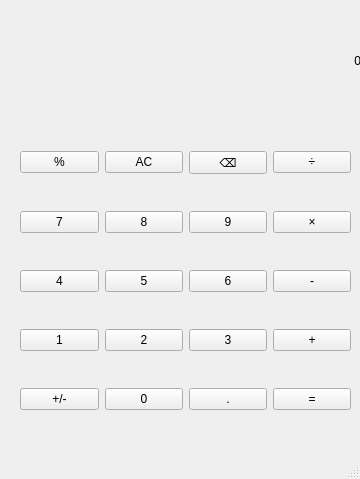
<?xml version="1.0" encoding="UTF-8"?>
<ui version="4.0">
 <class>MainWindow</class>
 <widget class="QMainWindow" name="MainWindow">
  <property name="geometry">
   <rect>
    <x>0</x>
    <y>0</y>
    <width>360</width>
    <height>479</height>
   </rect>
  </property>
  <property name="windowTitle">
   <string>Calculator</string>
  </property>
  <property name="styleSheet">
   <string notr="true"/>
  </property>
  <widget class="QWidget" name="centralwidget">
   <widget class="QLabel" name="outputLabel">
    <property name="geometry">
     <rect>
      <x>0</x>
      <y>10</y>
      <width>361</width>
      <height>101</height>
     </rect>
    </property>
    <property name="styleSheet">
     <string notr="true"/>
    </property>
    <property name="text">
     <string>0</string>
    </property>
    <property name="alignment">
     <set>Qt::AlignRight|Qt::AlignTrailing|Qt::AlignVCenter</set>
    </property>
    <property name="margin">
     <number>10</number>
    </property>
   </widget>
   <widget class="QWidget" name="gridLayoutWidget">
    <property name="geometry">
     <rect>
      <x>20</x>
      <y>120</y>
      <width>331</width>
      <height>321</height>
     </rect>
    </property>
    <property name="styleSheet">
     <string/>
    </property>
    <property name="locale">
     <locale language="Russian" country="Kyrgyzstan"/>
    </property>
    <layout class="QGridLayout" name="gridLayout">
     <property name="sizeConstraint">
      <enum>QLayout::SetDefaultConstraint</enum>
     </property>
     <item row="1" column="0">
      <widget class="QPushButton" name="sevenButton">
       <property name="styleSheet">
        <string notr="true"/>
       </property>
       <property name="locale">
        <locale language="Russian" country="Kyrgyzstan"/>
       </property>
       <property name="text">
        <string>7</string>
       </property>
      </widget>
     </item>
     <item row="1" column="2">
      <widget class="QPushButton" name="nineButton">
       <property name="styleSheet">
        <string notr="true"/>
       </property>
       <property name="locale">
        <locale language="Russian" country="Kyrgyzstan"/>
       </property>
       <property name="text">
        <string>9</string>
       </property>
      </widget>
     </item>
     <item row="0" column="1">
      <widget class="QPushButton" name="clearButton">
       <property name="styleSheet">
        <string notr="true"/>
       </property>
       <property name="text">
        <string>AC</string>
       </property>
      </widget>
     </item>
     <item row="1" column="1">
      <widget class="QPushButton" name="eightButton">
       <property name="styleSheet">
        <string notr="true"/>
       </property>
       <property name="locale">
        <locale language="Russian" country="Kyrgyzstan"/>
       </property>
       <property name="text">
        <string>8</string>
       </property>
      </widget>
     </item>
     <item row="4" column="2">
      <widget class="QPushButton" name="decimalButton">
       <property name="styleSheet">
        <string notr="true"/>
       </property>
       <property name="locale">
        <locale language="Russian" country="Kyrgyzstan"/>
       </property>
       <property name="text">
        <string>.</string>
       </property>
      </widget>
     </item>
     <item row="0" column="3">
      <widget class="QPushButton" name="divideButton">
       <property name="styleSheet">
        <string notr="true"/>
       </property>
       <property name="text">
        <string>÷</string>
       </property>
      </widget>
     </item>
     <item row="2" column="0">
      <widget class="QPushButton" name="fourButton">
       <property name="styleSheet">
        <string notr="true"/>
       </property>
       <property name="locale">
        <locale language="Russian" country="Kyrgyzstan"/>
       </property>
       <property name="text">
        <string>4</string>
       </property>
      </widget>
     </item>
     <item row="2" column="1">
      <widget class="QPushButton" name="fiveButton">
       <property name="styleSheet">
        <string notr="true"/>
       </property>
       <property name="locale">
        <locale language="Russian" country="Kyrgyzstan"/>
       </property>
       <property name="text">
        <string>5</string>
       </property>
      </widget>
     </item>
     <item row="4" column="1">
      <widget class="QPushButton" name="zeroButton">
       <property name="styleSheet">
        <string notr="true"/>
       </property>
       <property name="locale">
        <locale language="Russian" country="Kyrgyzstan"/>
       </property>
       <property name="text">
        <string>0</string>
       </property>
      </widget>
     </item>
     <item row="3" column="0">
      <widget class="QPushButton" name="oneButton">
       <property name="styleSheet">
        <string notr="true"/>
       </property>
       <property name="locale">
        <locale language="Russian" country="Kyrgyzstan"/>
       </property>
       <property name="text">
        <string>1</string>
       </property>
      </widget>
     </item>
     <item row="2" column="2">
      <widget class="QPushButton" name="sixButton">
       <property name="styleSheet">
        <string notr="true"/>
       </property>
       <property name="locale">
        <locale language="Russian" country="Kyrgyzstan"/>
       </property>
       <property name="text">
        <string>6</string>
       </property>
      </widget>
     </item>
     <item row="3" column="3">
      <widget class="QPushButton" name="plusButton">
       <property name="styleSheet">
        <string notr="true"/>
       </property>
       <property name="locale">
        <locale language="Russian" country="Kyrgyzstan"/>
       </property>
       <property name="text">
        <string>+</string>
       </property>
      </widget>
     </item>
     <item row="0" column="0">
      <widget class="QPushButton" name="percentButton">
       <property name="styleSheet">
        <string notr="true"/>
       </property>
       <property name="text">
        <string>%</string>
       </property>
      </widget>
     </item>
     <item row="3" column="2">
      <widget class="QPushButton" name="threeButton">
       <property name="styleSheet">
        <string notr="true"/>
       </property>
       <property name="locale">
        <locale language="Russian" country="Kyrgyzstan"/>
       </property>
       <property name="text">
        <string>3</string>
       </property>
      </widget>
     </item>
     <item row="4" column="3">
      <widget class="QPushButton" name="equalButton">
       <property name="styleSheet">
        <string notr="true"/>
       </property>
       <property name="locale">
        <locale language="Russian" country="Kyrgyzstan"/>
       </property>
       <property name="text">
        <string>=</string>
       </property>
      </widget>
     </item>
     <item row="3" column="1">
      <widget class="QPushButton" name="twoButton">
       <property name="styleSheet">
        <string notr="true"/>
       </property>
       <property name="locale">
        <locale language="Russian" country="Kyrgyzstan"/>
       </property>
       <property name="text">
        <string>2</string>
       </property>
      </widget>
     </item>
     <item row="0" column="2">
      <widget class="QPushButton" name="delButton">
       <property name="styleSheet">
        <string notr="true"/>
       </property>
       <property name="text">
        <string>⌫</string>
       </property>
      </widget>
     </item>
     <item row="2" column="3">
      <widget class="QPushButton" name="minusButton">
       <property name="styleSheet">
        <string notr="true"/>
       </property>
       <property name="locale">
        <locale language="Russian" country="Kyrgyzstan"/>
       </property>
       <property name="text">
        <string>-</string>
       </property>
      </widget>
     </item>
     <item row="4" column="0">
      <widget class="QPushButton" name="plusminusButton">
       <property name="styleSheet">
        <string notr="true"/>
       </property>
       <property name="locale">
        <locale language="Russian" country="Kyrgyzstan"/>
       </property>
       <property name="text">
        <string>+/-</string>
       </property>
      </widget>
     </item>
     <item row="1" column="3">
      <widget class="QPushButton" name="multiplyButton">
       <property name="styleSheet">
        <string notr="true"/>
       </property>
       <property name="locale">
        <locale language="Russian" country="Kyrgyzstan"/>
       </property>
       <property name="text">
        <string>×</string>
       </property>
      </widget>
     </item>
    </layout>
   </widget>
  </widget>
  <widget class="QMenuBar" name="menubar">
   <property name="geometry">
    <rect>
     <x>0</x>
     <y>0</y>
     <width>360</width>
     <height>22</height>
    </rect>
   </property>
  </widget>
  <widget class="QStatusBar" name="statusbar"/>
 </widget>
 <resources/>
 <connections/>
</ui>
